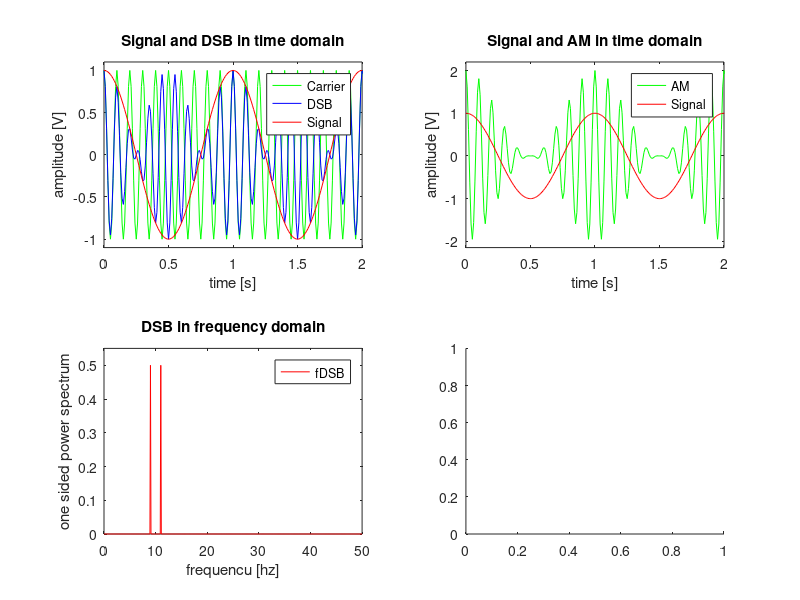

This chart was generated by the following MATLAB code: (Note: this script raises an error after producing the figure.)
close all; clear; clc;

f_signal = 1e0;
f_carrier = 1e1;    % carrier frequency should be higher than signal frequency

Fs = 1e1 * f_carrier;   % Sampling frequency, must be at least double carrier frequency
L = 1e1 * Fs;                % number of sample periods, as this increases, fft becomes more accurate
t = [0:L-1] / Fs;       % Time vector

lower = 0;
upper = 2 / f_signal;

# information signal
signal = cos(2 * pi * f_signal * t);

# carrier signal
carrier = cos(2 * pi * f_carrier * t);

DSB = signal .* carrier;

AM = (1 + signal) .* carrier;

fDSB = fft(DSB);

fAM = fft(AM);

f = Fs * [0:L/2] / L;

P2 = abs(fDSB/L);
P1 = P2(1:L/2+1);
P1(2:end-1) = 2*P1(2:end-1);

subplot(2,2,1);
plot(t, carrier, 'g', t, DSB, 'b', t, signal, 'r');
xlim([lower upper]);
ylim([(min(DSB) - abs(min(DSB) * 0.1)) max(DSB) * 1.1])
title('Signal and DSB in time domain');
xlabel('time [s]');
ylabel('amplitude [V]');
legend('Carrier', 'DSB', 'Signal');

subplot(2,2,2);
plot(t, AM, 'g', t, signal, 'r');
xlim([lower upper]);
ylim([(min(AM) - abs(min(AM) * 0.1)) max(AM) * 1.1])
title('Signal and AM in time domain');
xlabel('time [s]');
ylabel('amplitude [V]');
legend('AM', 'Signal');

subplot(2,2,3);
plot(f, P1, 'r');
ylim([0 max(P1) * 1.1])
title('DSB in frequency domain');
xlabel('frequencu [hz]');
ylabel('one sided power spectrum');
legend('fDSB');

subplot(2,2,4);
plot(f, abs(fAM), 'r');
ylim([0 max(fAM) * 1.1])
title('AM in frequency domain');
xlabel('frequencu [hz]');
ylabel('amplitude');
legend('fAM');